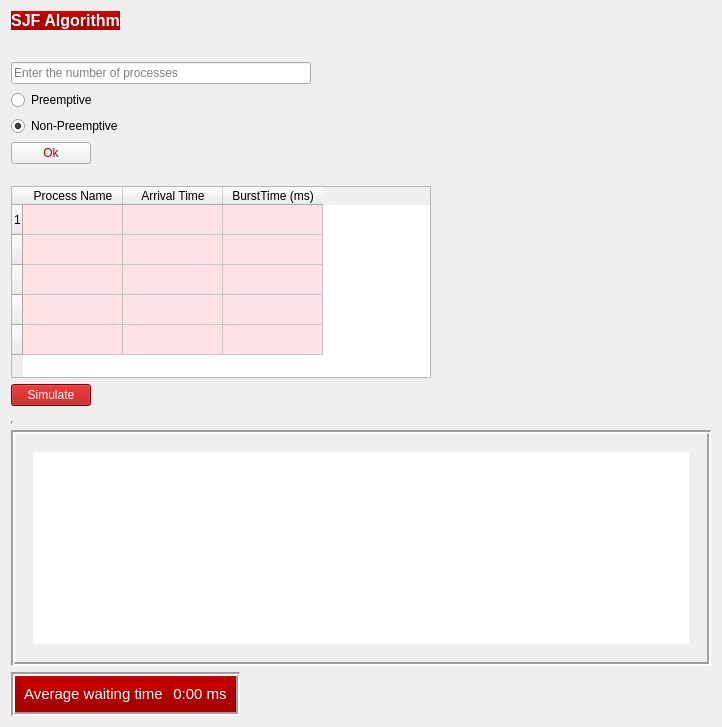
            <widget class="QWidget" name="page_2">
             <layout class="QVBoxLayout" name="verticalLayout_2">
              <item>
               <widget class="QLabel" name="label_4">
                <property name="sizePolicy">
                 <sizepolicy hsizetype="Fixed" vsizetype="Fixed">
                  <horstretch>0</horstretch>
                  <verstretch>0</verstretch>
                 </sizepolicy>
                </property>
                <property name="font">
                 <font>
                  <pointsize>12</pointsize>
                  <weight>75</weight>
                  <bold>true</bold>
                 </font>
                </property>
                <property name="styleSheet">
                 <string notr="true"> background-color: QLinearGradient(x1:0, y1:0, x2:0, y2:1, stop:0  rgb(208, 0, 0), stop: 0.5 rgb(170, 0, 0));</string>
                </property>
                <property name="text">
                 <string>&lt;html&gt;&lt;head/&gt;&lt;body&gt;&lt;p align=&quot;center&quot;&gt;&lt;span style=&quot; color:#ffffff;&quot;&gt;SJF Algorithm&lt;/span&gt;&lt;/p&gt;&lt;/body&gt;&lt;/html&gt;</string>
                </property>
                <property name="textFormat">
                 <enum>Qt::RichText</enum>
                </property>
               </widget>
              </item>
              <item>
               <widget class="Line" name="line_3">
                <property name="sizePolicy">
                 <sizepolicy hsizetype="Fixed" vsizetype="Fixed">
                  <horstretch>0</horstretch>
                  <verstretch>0</verstretch>
                 </sizepolicy>
                </property>
                <property name="minimumSize">
                 <size>
                  <width>0</width>
                  <height>20</height>
                 </size>
                </property>
                <property name="styleSheet">
                 <string notr="true">border:none;
</string>
                </property>
                <property name="orientation">
                 <enum>Qt::Vertical</enum>
                </property>
               </widget>
              </item>
              <item>
               <layout class="QVBoxLayout" name="verticalLayout_3">
                <item>
                 <widget class="QLineEdit" name="process_no_2">
                  <property name="sizePolicy">
                   <sizepolicy hsizetype="Maximum" vsizetype="Preferred">
                    <horstretch>0</horstretch>
                    <verstretch>0</verstretch>
                   </sizepolicy>
                  </property>
                  <property name="maximumSize">
                   <size>
                    <width>300</width>
                    <height>16777215</height>
                   </size>
                  </property>
                  <property name="styleSheet">
                   <string notr="true">font: 75  9pt &quot;MS Shell Dlg 2&quot;;


	color: rgb(0, 0, 0);</string>
                  </property>
                  <property name="text">
                   <string/>
                  </property>
                  <property name="placeholderText">
                   <string>Enter the number of processes</string>
                  </property>
                 </widget>
                </item>
                <item>
                 <widget class="QRadioButton" name="preemptive_1">
                  <property name="styleSheet">
                   <string notr="true">
	font: 75  10pt bold &quot;Perpetua Titling MT&quot;;
color: rgb(0, 0, 0);
</string>
                  </property>
                  <property name="text">
                   <string>Preemptive</string>
                  </property>
                  <property name="checked">
                   <bool>false</bool>
                  </property>
                 </widget>
                </item>
                <item>
                 <widget class="QRadioButton" name="non_preemptive_1">
                  <property name="styleSheet">
                   <string notr="true">	font: 75  10pt bold &quot;Perpetua Titling MT&quot;;
color: rgb(0, 0, 0);</string>
                  </property>
                  <property name="text">
                   <string>Non-Preemptive</string>
                  </property>
                  <property name="checked">
                   <bool>true</bool>
                  </property>
                 </widget>
                </item>
                <item>
                 <widget class="QPushButton" name="ok_2">
                  <property name="sizePolicy">
                   <sizepolicy hsizetype="Fixed" vsizetype="Fixed">
                    <horstretch>0</horstretch>
                    <verstretch>0</verstretch>
                   </sizepolicy>
                  </property>
                  <property name="styleSheet">
                   <string notr="true">QPushButton::hover

{

	background-color: rgb(255, 0, 0);
	color: rgb(255, 255, 255);
}

QPushButton{
	
	font: 75  11pt bold &quot;Perpetua Titling MT&quot;;

	color: rgb(170, 0, 0);


}

QPushButton:pressed
{
    background-color: QLinearGradient( x1: 0, y1: 0, x2: 0, y2: 1, stop: 0 #2d2d2d, stop: 0.1 #2b2b2b, stop: 0.5 #292929, stop: 0.9 #282828, stop: 1 #252525);
}</string>
                  </property>
                  <property name="text">
                   <string>Ok</string>
                  </property>
                 </widget>
                </item>
                <item>
                 <widget class="Line" name="line_16">
                  <property name="sizePolicy">
                   <sizepolicy hsizetype="Fixed" vsizetype="Fixed">
                    <horstretch>0</horstretch>
                    <verstretch>0</verstretch>
                   </sizepolicy>
                  </property>
                  <property name="minimumSize">
                   <size>
                    <width>0</width>
                    <height>10</height>
                   </size>
                  </property>
                  <property name="styleSheet">
                   <string notr="true">border:none</string>
                  </property>
                  <property name="orientation">
                   <enum>Qt::Vertical</enum>
                  </property>
                 </widget>
                </item>
                <item>
                 <widget class="QTableWidget" name="tableWidget_2">
                  <property name="sizePolicy">
                   <sizepolicy hsizetype="Minimum" vsizetype="Expanding">
                    <horstretch>0</horstretch>
                    <verstretch>0</verstretch>
                   </sizepolicy>
                  </property>
                  <property name="maximumSize">
                   <size>
                    <width>420</width>
                    <height>16777215</height>
                   </size>
                  </property>
                  <property name="styleSheet">
                   <string notr="true">QTableWidge::hover

{

	background-color: rgb(255, 0, 0);
}

QTableWidget::item::hover

{

	background-color: rgb(255, 255, 255);
	color: rgb(0, 0, 0);

}
QTableWidget::item::selected::none

{
background-color: rgb(255, 225, 230);
	color: rgb(0, 0, 0);

}
QTableWidget{
		font: 75 12pt bold &quot;Perpetua Titling MT&quot;;

	color: rgb(0, 0, 0);
}
</string>
                  </property>
                  <property name="editTriggers">
                   <set>QAbstractItemView::AllEditTriggers</set>
                  </property>
                  <row>
                   <property name="text">
                    <string>1</string>
                   </property>
                  </row>
                  <row>
                   <property name="text">
                    <string/>
                   </property>
                  </row>
                  <row>
                   <property name="text">
                    <string/>
                   </property>
                  </row>
                  <row>
                   <property name="text">
                    <string/>
                   </property>
                  </row>
                  <row>
                   <property name="text">
                    <string/>
                   </property>
                  </row>
                  <column>
                   <property name="text">
                    <string>Process Name</string>
                   </property>
                  </column>
                  <column>
                   <property name="text">
                    <string>Arrival Time</string>
                   </property>
                  </column>
                  <column>
                   <property name="text">
                    <string>BurstTime (ms)</string>
                   </property>
                  </column>
                 </widget>
                </item>
                <item>
                 <widget class="QPushButton" name="simulate_2">
                  <property name="sizePolicy">
                   <sizepolicy hsizetype="Fixed" vsizetype="Fixed">
                    <horstretch>0</horstretch>
                    <verstretch>0</verstretch>
                   </sizepolicy>
                  </property>
                  <property name="styleSheet">
                   <string notr="true">QPushButton::hover

{

	background-color: rgb(255, 0, 0);
}

QPushButton{
	
	font: 75  11pt bold &quot;Perpetua Titling MT&quot;;

	color: rgb(255, 255, 255);
	background-color: rgb(170, 0, 0);


}

QPushButton:pressed
{
    background-color: QLinearGradient( x1: 0, y1: 0, x2: 0, y2: 1, stop: 0 #2d2d2d, stop: 0.1 #2b2b2b, stop: 0.5 #292929, stop: 0.9 #282828, stop: 1 #252525);
}</string>
                  </property>
                  <property name="text">
                   <string>Simulate</string>
                  </property>
                 </widget>
                </item>
               </layout>
              </item>
              <item>
               <widget class="Line" name="line_8">
                <property name="sizePolicy">
                 <sizepolicy hsizetype="Preferred" vsizetype="Preferred">
                  <horstretch>0</horstretch>
                  <verstretch>0</verstretch>
                 </sizepolicy>
                </property>
                <property name="minimumSize">
                 <size>
                  <width>700</width>
                  <height>0</height>
                 </size>
                </property>
                <property name="styleSheet">
                 <string notr="true">border:none;</string>
                </property>
                <property name="orientation">
                 <enum>Qt::Horizontal</enum>
                </property>
               </widget>
              </item>
              <item>
               <widget class="Line" name="line_12">
                <property name="sizePolicy">
                 <sizepolicy hsizetype="Fixed" vsizetype="Fixed">
                  <horstretch>0</horstretch>
                  <verstretch>0</verstretch>
                 </sizepolicy>
                </property>
                <property name="minimumSize">
                 <size>
                  <width>0</width>
                  <height>3</height>
                 </size>
                </property>
                <property name="orientation">
                 <enum>Qt::Vertical</enum>
                </property>
               </widget>
              </item>
              <item>
               <widget class="QFrame" name="frame_6">
                <property name="styleSheet">
                 <string notr="true"/>
                </property>
                <property name="frameShape">
                 <enum>QFrame::Box</enum>
                </property>
                <property name="frameShadow">
                 <enum>QFrame::Sunken</enum>
                </property>
                <property name="lineWidth">
                 <number>2</number>
                </property>
                <layout class="QVBoxLayout" name="verticalLayout_4">
                 <item>
                  <widget class="QScrollArea" name="scrollArea_3">
                   <property name="styleSheet">
                    <string notr="true">border:none;</string>
                   </property>
                   <property name="widgetResizable">
                    <bool>true</bool>
                   </property>
                   <widget class="QWidget" name="scrollAreaWidgetContents_3">
                    <property name="geometry">
                     <rect>
                      <x>0</x>
                      <y>0</y>
                      <width>884</width>
                      <height>193</height>
                     </rect>
                    </property>
                    <layout class="QGridLayout" name="gridLayout_7">
                     <item row="0" column="0">
                      <widget class="QGraphicsView" name="graphicsView_2"/>
                     </item>
                    </layout>
                   </widget>
                  </widget>
                 </item>
                </layout>
               </widget>
              </item>
              <item>
               <widget class="QFrame" name="frame_7">
                <property name="sizePolicy">
                 <sizepolicy hsizetype="Fixed" vsizetype="Fixed">
                  <horstretch>0</horstretch>
                  <verstretch>0</verstretch>
                 </sizepolicy>
                </property>
                <property name="styleSheet">
                 <string notr="true"> background-color: QLinearGradient(x1:0, y1:0, x2:0, y2:1, stop:0  rgb(208, 0, 0), stop: 0.5 rgb(170, 0, 0));</string>
                </property>
                <property name="frameShape">
                 <enum>QFrame::Box</enum>
                </property>
                <property name="frameShadow">
                 <enum>QFrame::Sunken</enum>
                </property>
                <property name="lineWidth">
                 <number>2</number>
                </property>
                <layout class="QHBoxLayout" name="horizontalLayout">
                 <item>
                  <widget class="QLabel" name="label_8">
                   <property name="sizePolicy">
                    <sizepolicy hsizetype="Fixed" vsizetype="Fixed">
                     <horstretch>0</horstretch>
                     <verstretch>0</verstretch>
                    </sizepolicy>
                   </property>
                   <property name="font">
                    <font>
                     <pointsize>12</pointsize>
                     <weight>75</weight>
                     <bold>true</bold>
                    </font>
                   </property>
                   <property name="styleSheet">
                    <string notr="true">color: rgb(122, 122, 122);</string>
                   </property>
                   <property name="text">
                    <string>&lt;html&gt;&lt;head/&gt;&lt;body&gt;&lt;p align=&quot;center&quot;&gt;&lt;span style=&quot; font-size:11pt; font-weight:400; color:#ffffff;&quot;&gt;Average waiting time &lt;/span&gt;&lt;/p&gt;&lt;/body&gt;&lt;/html&gt;</string>
                   </property>
                   <property name="textFormat">
                    <enum>Qt::RichText</enum>
                   </property>
                  </widget>
                 </item>
                 <item>
                  <widget class="QLabel" name="lbl_waitingtime_2">
                   <property name="sizePolicy">
                    <sizepolicy hsizetype="Fixed" vsizetype="Fixed">
                     <horstretch>0</horstretch>
                     <verstretch>0</verstretch>
                    </sizepolicy>
                   </property>
                   <property name="font">
                    <font>
                     <pointsize>12</pointsize>
                     <weight>75</weight>
                     <bold>true</bold>
                    </font>
                   </property>
                   <property name="styleSheet">
                    <string notr="true"/>
                   </property>
                   <property name="text">
                    <string>&lt;html&gt;&lt;head/&gt;&lt;body&gt;&lt;p align=&quot;center&quot;&gt;&lt;span style=&quot; font-size:11pt; font-weight:400; color:#ffffff;&quot;&gt;0:00 ms&lt;/span&gt;&lt;/p&gt;&lt;/body&gt;&lt;/html&gt;</string>
                   </property>
                   <property name="textFormat">
                    <enum>Qt::RichText</enum>
                   </property>
                  </widget>
                 </item>
                </layout>
               </widget>
              </item>
             </layout>
            </widget>
